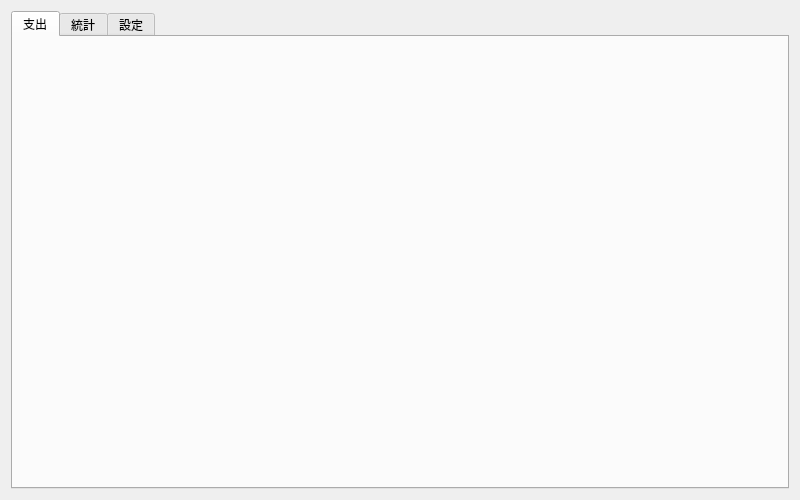
<?xml version="1.0" encoding="UTF-8"?>
<ui version="4.0">
 <class>MainWidget</class>
 <widget class="QWidget" name="MainWidget">
  <property name="geometry">
   <rect>
    <x>0</x>
    <y>0</y>
    <width>800</width>
    <height>500</height>
   </rect>
  </property>
  <property name="sizePolicy">
   <sizepolicy hsizetype="Fixed" vsizetype="MinimumExpanding">
    <horstretch>0</horstretch>
    <verstretch>0</verstretch>
   </sizepolicy>
  </property>
  <property name="windowTitle">
   <string>累死雞記帳</string>
  </property>
  <property name="windowIcon">
   <iconset resource="resource.qrc">
    <normaloff>:/images/logo.png</normaloff>:/images/logo.png</iconset>
  </property>
  <layout class="QVBoxLayout" name="verticalLayout">
   <item>
    <widget class="QTabWidget" name="tabWidget">
     <property name="sizePolicy">
      <sizepolicy hsizetype="Preferred" vsizetype="Preferred">
       <horstretch>0</horstretch>
       <verstretch>0</verstretch>
      </sizepolicy>
     </property>
     <property name="tabShape">
      <enum>QTabWidget::Rounded</enum>
     </property>
     <property name="currentIndex">
      <number>0</number>
     </property>
     <widget class="ExpenseTab" name="epenseTab">
      <attribute name="title">
       <string>支出</string>
      </attribute>
     </widget>
     <widget class="StatisticsTab" name="statisticsTab">
      <attribute name="title">
       <string>統計</string>
      </attribute>
     </widget>
     <widget class="SettingTab" name="settingTab">
      <attribute name="title">
       <string>設定</string>
      </attribute>
     </widget>
    </widget>
   </item>
  </layout>
 </widget>
 <customwidgets>
  <customwidget>
   <class>StatisticsTab</class>
   <extends>QWidget</extends>
   <header>statisticstab.h</header>
   <container>1</container>
  </customwidget>
  <customwidget>
   <class>ExpenseTab</class>
   <extends>QWidget</extends>
   <header>expensetab.h</header>
   <container>1</container>
  </customwidget>
  <customwidget>
   <class>SettingTab</class>
   <extends>QWidget</extends>
   <header>settingtab.h</header>
   <container>1</container>
  </customwidget>
 </customwidgets>
 <resources>
  <include location="resource.qrc"/>
 </resources>
 <connections/>
</ui>
